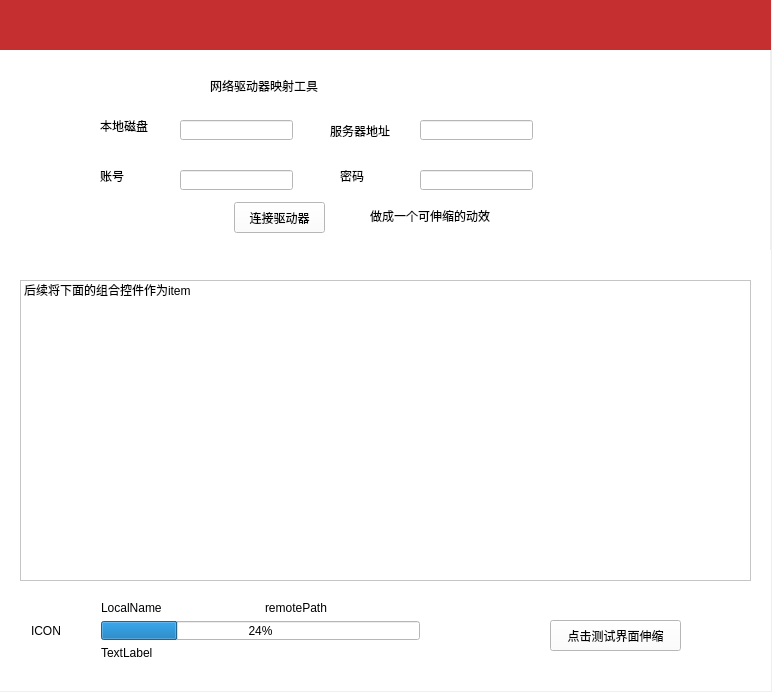
<?xml version="1.0" encoding="UTF-8"?>
<ui version="4.0">
 <class>NetDriveClass</class>
 <widget class="QMainWindow" name="NetDriveClass">
  <property name="geometry">
   <rect>
    <x>0</x>
    <y>0</y>
    <width>772</width>
    <height>692</height>
   </rect>
  </property>
  <property name="windowTitle">
   <string>NetDrive</string>
  </property>
  <widget class="QWidget" name="centralWidget">
   <widget class="QWidget" name="widget" native="true">
    <property name="geometry">
     <rect>
      <x>0</x>
      <y>0</y>
      <width>771</width>
      <height>50</height>
     </rect>
    </property>
    <property name="styleSheet">
     <string notr="true">background-color: rgb(198, 47, 47);</string>
    </property>
   </widget>
   <widget class="QWidget" name="widget_2" native="true">
    <property name="geometry">
     <rect>
      <x>0</x>
      <y>50</y>
      <width>770</width>
      <height>200</height>
     </rect>
    </property>
    <property name="styleSheet">
     <string notr="true">background-color: rgb(255, 255, 255);</string>
    </property>
    <widget class="QLabel" name="label">
     <property name="geometry">
      <rect>
       <x>210</x>
       <y>20</y>
       <width>211</width>
       <height>31</height>
      </rect>
     </property>
     <property name="text">
      <string>网络驱动器映射工具</string>
     </property>
    </widget>
    <widget class="QLabel" name="label_2">
     <property name="geometry">
      <rect>
       <x>330</x>
       <y>70</y>
       <width>71</width>
       <height>21</height>
      </rect>
     </property>
     <property name="text">
      <string>服务器地址</string>
     </property>
    </widget>
    <widget class="QPushButton" name="pushButton">
     <property name="geometry">
      <rect>
       <x>234</x>
       <y>152</y>
       <width>91</width>
       <height>31</height>
      </rect>
     </property>
     <property name="text">
      <string>连接驱动器</string>
     </property>
    </widget>
    <widget class="QLabel" name="label_3">
     <property name="geometry">
      <rect>
       <x>100</x>
       <y>70</y>
       <width>54</width>
       <height>12</height>
      </rect>
     </property>
     <property name="text">
      <string>本地磁盘</string>
     </property>
    </widget>
    <widget class="QLineEdit" name="remoteName">
     <property name="geometry">
      <rect>
       <x>420</x>
       <y>70</y>
       <width>113</width>
       <height>20</height>
      </rect>
     </property>
    </widget>
    <widget class="QLabel" name="label_5">
     <property name="geometry">
      <rect>
       <x>340</x>
       <y>120</y>
       <width>54</width>
       <height>12</height>
      </rect>
     </property>
     <property name="text">
      <string>密码</string>
     </property>
    </widget>
    <widget class="QLineEdit" name="userName">
     <property name="geometry">
      <rect>
       <x>180</x>
       <y>120</y>
       <width>113</width>
       <height>20</height>
      </rect>
     </property>
    </widget>
    <widget class="QLineEdit" name="password">
     <property name="geometry">
      <rect>
       <x>420</x>
       <y>120</y>
       <width>113</width>
       <height>20</height>
      </rect>
     </property>
    </widget>
    <widget class="QLineEdit" name="localName">
     <property name="geometry">
      <rect>
       <x>180</x>
       <y>70</y>
       <width>113</width>
       <height>20</height>
      </rect>
     </property>
    </widget>
    <widget class="QLabel" name="label_4">
     <property name="geometry">
      <rect>
       <x>100</x>
       <y>120</y>
       <width>54</width>
       <height>12</height>
      </rect>
     </property>
     <property name="text">
      <string>账号</string>
     </property>
    </widget>
    <widget class="QLabel" name="label_15">
     <property name="geometry">
      <rect>
       <x>370</x>
       <y>150</y>
       <width>251</width>
       <height>31</height>
      </rect>
     </property>
     <property name="text">
      <string>做成一个可伸缩的动效</string>
     </property>
    </widget>
   </widget>
   <widget class="QWidget" name="widget_3" native="true">
    <property name="geometry">
     <rect>
      <x>0</x>
      <y>250</y>
      <width>771</width>
      <height>441</height>
     </rect>
    </property>
    <property name="styleSheet">
     <string notr="true">background-color: rgb(255, 255, 255);</string>
    </property>
    <widget class="QListWidget" name="listWidget">
     <property name="geometry">
      <rect>
       <x>20</x>
       <y>30</y>
       <width>731</width>
       <height>301</height>
      </rect>
     </property>
     <item>
      <property name="text">
       <string>后续将下面的组合控件作为item</string>
      </property>
     </item>
    </widget>
    <widget class="QWidget" name="horizontalLayoutWidget">
     <property name="geometry">
      <rect>
       <x>20</x>
       <y>340</y>
       <width>411</width>
       <height>81</height>
      </rect>
     </property>
     <layout class="QHBoxLayout" name="horizontalLayout" stretch="2,10">
      <item>
       <widget class="QLabel" name="label_11">
        <property name="text">
         <string>ICON</string>
        </property>
       </widget>
      </item>
      <item>
       <layout class="QVBoxLayout" name="verticalLayout" stretch="1,1,1">
        <property name="bottomMargin">
         <number>0</number>
        </property>
        <item>
         <layout class="QHBoxLayout" name="horizontalLayout_2">
          <property name="spacing">
           <number>9</number>
          </property>
          <property name="bottomMargin">
           <number>0</number>
          </property>
          <item>
           <widget class="QLabel" name="label_12">
            <property name="text">
             <string>LocalName</string>
            </property>
           </widget>
          </item>
          <item>
           <widget class="QLabel" name="label_13">
            <property name="text">
             <string>remotePath</string>
            </property>
           </widget>
          </item>
         </layout>
        </item>
        <item>
         <widget class="QProgressBar" name="progressBar">
          <property name="value">
           <number>24</number>
          </property>
         </widget>
        </item>
        <item>
         <widget class="QLabel" name="label_14">
          <property name="text">
           <string>TextLabel</string>
          </property>
         </widget>
        </item>
       </layout>
      </item>
     </layout>
    </widget>
    <widget class="QPushButton" name="pushButton_3">
     <property name="geometry">
      <rect>
       <x>550</x>
       <y>370</y>
       <width>131</width>
       <height>31</height>
      </rect>
     </property>
     <property name="text">
      <string>点击测试界面伸缩</string>
     </property>
    </widget>
   </widget>
  </widget>
 </widget>
 <layoutdefault spacing="6" margin="11"/>
 <resources>
  <include location="NetDrive.qrc"/>
 </resources>
 <connections>
  <connection>
   <sender>pushButton</sender>
   <signal>clicked()</signal>
   <receiver>NetDriveClass</receiver>
   <slot>connectDrive()</slot>
   <hints>
    <hint type="sourcelabel">
     <x>284</x>
     <y>255</y>
    </hint>
    <hint type="destinationlabel">
     <x>295</x>
     <y>430</y>
    </hint>
   </hints>
  </connection>
  <connection>
   <sender>pushButton_3</sender>
   <signal>clicked()</signal>
   <receiver>NetDriveClass</receiver>
   <slot>moveWidgets()</slot>
   <hints>
    <hint type="sourcelabel">
     <x>615</x>
     <y>657</y>
    </hint>
    <hint type="destinationlabel">
     <x>604</x>
     <y>690</y>
    </hint>
   </hints>
  </connection>
 </connections>
 <slots>
  <slot>connectDrive()</slot>
  <slot>moveWidgets()</slot>
  <slot>slot1()</slot>
 </slots>
</ui>
